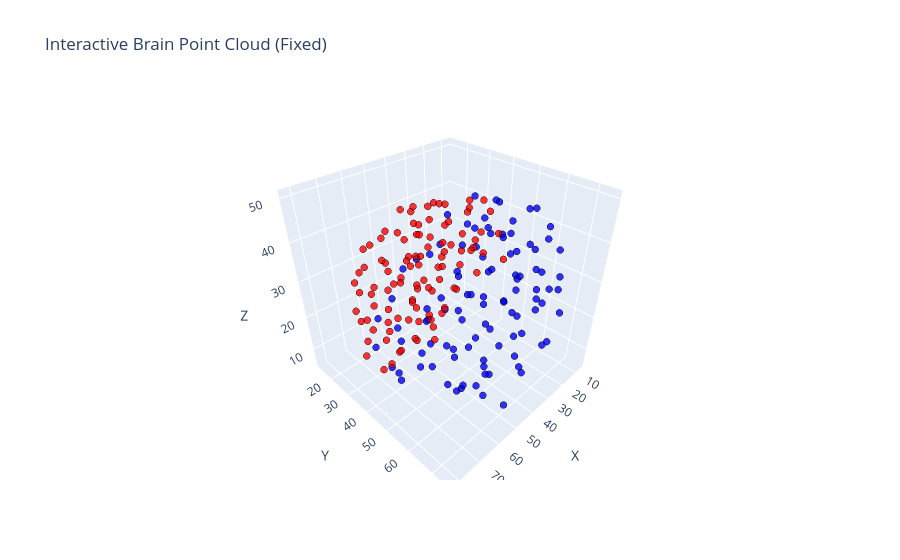

Write notebook code for a chart like this one.
### Code cell
data = change_orientation(data, target_orientation='RL')

pc = data.x
fig = go.Figure(data=[go.Scatter3d(
    x=pc[:,0], y=pc[:,1], z=pc[:,2],
    mode='markers',
    marker=dict(size=4, color=colors, line=dict(width=0.5, color='black'), opacity=0.8),
    name='Left (blue) / Right (red)',
    hovertemplate='<b>Point %{customdata}</b><br>X: %{x:.3f}<br>Y: %{y:.3f}<br>Z: %{z:.3f}<extra></extra>',
    customdata=customdata  # ✅ np.array
)])

fig.update_layout(
    title="Interactive Brain Point Cloud (Fixed)",
    scene=dict(xaxis_title='X', yaxis_title='Y', zaxis_title='Z', aspectmode='cube')
)
fig.show()

### Figure 1 — Plotly figure (JSON) as saved in the notebook; plotly's stock layout.template omitted (floating-point values rounded to 4 significant figures; data arrays with more than 128 entries replaced by an {"elided": "..."} marker saying what was removed)
{"data": [{"customdata": {"elided": "200 int values"}, "hovertemplate": "<b>Point %{customdata}</b><br>X: %{x:.3f}<br>Y: %{y:.3f}<br>Z: %{z:.3f}<extra></extra>", "marker": {"color": {"elided": "200 str values"}, "line": {"color": "black", "width": 0.5}, "opacity": 0.8, "size": 4}, "mode": "markers", "name": "Left (blue) / Right (red)", "type": "scatter3d", "x": {"elided": "200 float values"}, "y": {"elided": "200 float values"}, "z": {"elided": "200 float values"}}], "layout": {"scene": {"aspectmode": "cube", "xaxis": {"title": {"text": "X"}}, "yaxis": {"title": {"text": "Y"}}, "zaxis": {"title": {"text": "Z"}}}, "title": {"text": "Interactive Brain Point Cloud (Fixed)"}}}
